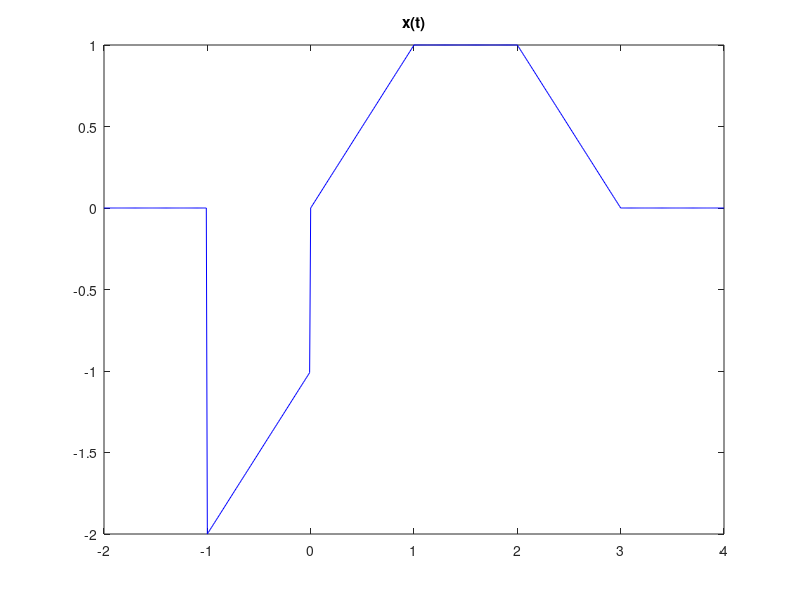
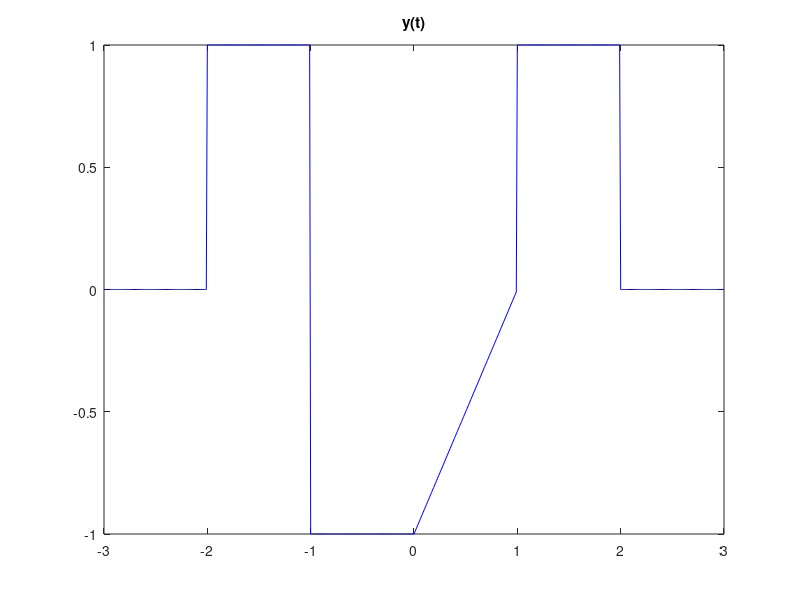

MATLAB code for these plots, in order: (Note: this script raises an error after producing the figures.)
%% BME 790.01F13: Engineeering Programming and Signal Processing

%% Homework 1 Kanishk Asthana ka112@duke.edu

%% Problem 1:
clf;
clear;
%Defining time vector:
dt=0.01;
t=-10:dt:10;
%Initializing x(t)
xt=zeros(1,length(t));
%Changing x(t) piecewise:
xt(t>=-1 & t<0)=t(t>=-1 & t<0)-1;
xt(t>=0 & t<1)=t(t>=0 & t<1);
xt(t>=1 & t<2)=1;
xt(t>=2 & t<3)=-1.*t(t>=2 & t<3)+3;
%Plotting x(t) to check
plot(t(t>=-2 & t<=4),xt(t>=-2 & t<=4),'b');
title('x(t)');
%Plot seems correct
%Initializing y(t);
yt=zeros(1,length(t));
%Changing y(t) piecewise:
yt(t>=-2 & t<-1)=1;
yt(t>=-1 & t<0)=-1;
yt(t>=0 & t<1)=t(t>=0 & t<1)-1;
yt(t>=1 & t<2)=1;
%Plotting y(t) to check
figure(2);
plot(t(t>=-3 & t<=3),yt(t>=-3 & t<=3),'b');
title('y(t)');
%Plot seems correct

%(a) Using user defined flipshift function to yet the values of y(t-1)
%As we are doing only a shift and not a scale this shifting operation
%should not lead to a change in time step.
[ytminus1,tnew]=flipshift(yt,t,1,-1);
%Since taking values of t and tnew from -4 to 4 should cover the relevant
%ranges of both function
compositefunction=zeros(1,length(t>=-4 & t<=4));
compositefunction=xt(t>=-4 & t<=4).*ytminus1(tnew>=-4 & tnew<=4);
figure(3);
subplot(3,1,1);
plot(t(t>=-4 & t<=4),xt(t>=-4 & t<=4),'r');
title('x(t)');
subplot(3,1,2);
plot(tnew(tnew>=-4 & tnew<=4),ytminus1(tnew>=-4 & tnew<=4),'g');
title('y(t-1)');
subplot(3,1,3);
plot(t(t>=-4 & t<=4),compositefunction);
title('x(t)y(t-1)');

%(b)Since the second part of this question required a flip y(-t); I cannot
%use the flipshift function to generate to arrays that I can multiply
%elementwise to get the correct answer. I will have to redefine y(-t) to
%get the correct answer.
%Since the time array that I have defined is symmetric. I can use the
%MATLAB built in function fliplr() to solve this problem.
yminust=fliplr(yt);
%Since taking values of t and tnew from -4 to 4 should cover the relevant
%ranges of both functions.
compositefunction=zeros(1,length(t>=-4 & t<=4));
compositefunction=yminust(t>=-4 & t<=4).*ytminus1(tnew>=-4 & tnew<=4);
figure(4);
subplot(2,2,1);
plot(t(t>=-4 & t<=4),yt(t>=-4 & t<=4),'k')
title('y(t)');
subplot(2,2,2);
plot(t(t>=-4 & t<=4),yminust(t>=-4 & t<=4),'r');
title('y(-t)');
subplot(2,2,3);
plot(tnew(tnew>=-4 & tnew<=4),ytminus1(tnew>=-4 & tnew<=4),'g');
title('y(t-1)');
subplot(2,2,4);
plot(t(t>=-4 & t<=4),compositefunction);
title('y(t-1)y(-t)');
%This last subplot shows unusual edge effects at t=-1 and t=2; I'm not sure
%how to get rid of these effects.

%(c)Since this part requires two scale operations using the user defined
%flipshit will lead to a change in size of dt such that an elementwise
%muliplication will lead to the wrong result.
%x(2t) will lead to a compression of dt by a factor or 2.
%Lets redefine x(t) with a new dt to combat this problem, and then use the
%flipshit to get the desired matrix for x(2t):
dt2=2*dt;
t2=-20:dt2:20;
%When this new time vector is compressed using the flipshit we should get
%the same size dt as before for xt;
%Initializing x(t)

xt2=zeros(1,length(t2));
%Changing x(t) piecewise:
xt2(t2>=-1 & t2<0)=t2(t2>=-1 & t2<0)-1;
xt2(t2>=0 & t2<1)=t2(t2>=0 & t2<1);
xt2(t2>=1 & t2<2)=1;
xt2(t2>=2 & t2<3)=-1.*t2(t2>=2 & t2<3)+3;
[xt2new,t2new]=flipshift(xt2,t2,2,0);
figure(5);
subplot(3,1,1);
plot(t,xt);
title('x(t)');
subplot(3,1,2);
plot(t2(t2>=-10 & t2<=10),xt2(t2>=-10 & t2<=10));
title('x(t) with twice the time step');
subplot(3,1,3);
plot(t2new(t2new>=-10 & t2new<=10),xt2new(t2new>=-10 & t2new<=10));
title('x(2t)');

%Redefining time step for y(1/2t + 1); As it will strech
dt3=dt/2;
t3=-5:dt3:5;
%Initializing y(t);
yt2=zeros(1,length(t));
%Changing y(t) piecewise:
yt2(t3>=-2 & t3<-1)=1;
yt2(t3>=-1 & t3<0)=-1;
yt2(t3>=0 & t3<1)=t3(t3>=0 & t3<1)-1;
yt2(t3>=1 & t3<2)=1;
%While doing this shifting and scaling when multiplying two of these
%fucntions I felt: "There has to be a more efficient way of doing this!"
%This just feels like too much code with a lot of redundancies. Can we
%discuss efficient ways of fliping and scaling when multiplying or
%operating on two or more functions in class sometime?

[yt2new,t3new]=flipshift(yt2,t3,0.5,2);
figure(6);
hold on;
plot(t,yt);
plot(t3new,yt2new,'r');
legend('y(t)','y(0.5(t+2))');
%Values in the range of -8 to 8 should take care of the range of functions
%required
figure(7);
compositefunction=zeros(1,length(t2new(t2new>=-8 & t2new <=8)));
compositefunction=xt2new(t2new>=-8 & t2new <=8).*yt2new(t3new>=-8 & t3new<=8);
subplot(3,1,1);
plot(t2new(t2new>=-8 & t2new <=8),xt2new(t2new>=-8 & t2new <=8),'g');
title('x(2t)');
subplot(3,1,2);
plot(t3new(t3new>=-8 & t3new<=8),yt2new(t3new>=-8 & t3new<=8),'r');
title('y(0.5(t+2))');
subplot(3,1,3);
plot(t2new(t2new>=-8 & t2new <=8),compositefunction);
title('x(2t)*y(0.5(t+2))');
%% Problem 2:

%Using flipshit function defined previously to plot y(0.5(t+2)) and y(t) on
%the same plot
figure(8);
hold on;
plot(t,yt);
[ytflipshift,tflipshift]=flipshift(yt,t,0.5,2);
plot(tflipshift(tflipshift>=-10 & tflipshift<=10),ytflipshift(tflipshift>=-10 & tflipshift<=10),'r'); 

%% Problem 3:

figure(9);
hold on;
plot(t(1:end-1),yt(1:end-1));
%Taking derivative using diff
dydt=(diff(yt)./dt);
plot(t(1:end-1),dydt,'r');
legend('y(t)','dy(t)/dt');
%Taking integral using cumtrapz
figure(10);
integral=cumtrapz(yt).*dt;
hold on;
plot(t,integral,'g');
plot(t,yt);
legend('Cumulative integral','y(t)');

%% Problem 4:

%Using the same logic as in the user defined flip and shift function we
%know that following we have a plot of y(t') vs t'.
%This is equivalent a plot of y(t/2 +1) vs t/2 +1
%We want a plot of y(t/2 +1) vs t.
%So to get the new vector t we can tranform the original time vector.
%Therefore t'=t/2+1

%(a) If we shift and then scale we have the following two operations:
%Shift: t'-1=t/2
%So by plotting y(t') vs t'-1 we should get a plot of y(t/2+1) vs t/2
figure(10);
subplot(3,1,1);
plot(t,yt);
title('Original');
subplot(3,1,2);
plot(t-1,yt,'r');
title('Shift first');
%Scale: 2(t'-1)=t
%So by now plotting y(t') vs 2(t'-1) we should get a plot of y(t/2 +1) vs t
subplot(3,1,3);
plot(2.*(t-1),yt,'g');
title('Scale second');

%(b) If we scale and then shift we have the following two opertions:
%Scale: 2t'=t+2
%So by plotting y(t') vs 2t' we should get a plot of y(t/2 +1) vs t+2
figure(11);
subplot(3,1,1);
plot(t,yt);
title('Original');
subplot(3,1,2);
plot(2.*t,yt,'r');
title('Scale first');
%Shift 2t'-2=t
%So by plotting y(t') vs 2t'-2 we should get a plot of y(t/2+1) vs t
subplot(3,1,3);
plot((2.*t)-2,yt,'g');
title('Shift second');
%As you can the bottom most subplots of both this figure and the one before
%it are identical. This shows that math works!

